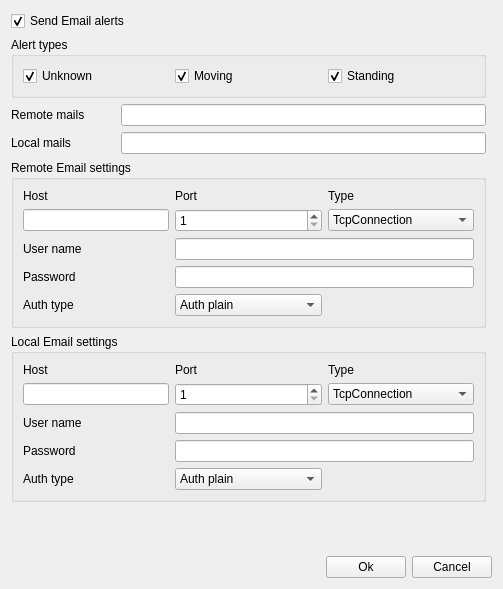
<?xml version="1.0" encoding="UTF-8"?>
<ui version="4.0">
 <class>EmailSettings</class>
 <widget class="QWidget" name="EmailSettings">
  <property name="geometry">
   <rect>
    <x>0</x>
    <y>0</y>
    <width>503</width>
    <height>589</height>
   </rect>
  </property>
  <property name="windowTitle">
   <string>Form</string>
  </property>
  <layout class="QGridLayout" name="gridLayout_3">
   <item row="2" column="0">
    <widget class="QLabel" name="label">
     <property name="text">
      <string>Remote mails</string>
     </property>
    </widget>
   </item>
   <item row="3" column="0">
    <widget class="QLabel" name="label_2">
     <property name="text">
      <string>Local mails</string>
     </property>
    </widget>
   </item>
   <item row="2" column="6">
    <widget class="QLineEdit" name="leRemoteMails"/>
   </item>
   <item row="3" column="6">
    <widget class="QLineEdit" name="leLocalMails"/>
   </item>
   <item row="0" column="0" colspan="7">
    <widget class="QCheckBox" name="cbEnable">
     <property name="text">
      <string>Send Email alerts</string>
     </property>
     <property name="checked">
      <bool>true</bool>
     </property>
    </widget>
   </item>
   <item row="6" column="0" colspan="7">
    <spacer name="verticalSpacer">
     <property name="orientation">
      <enum>Qt::Vertical</enum>
     </property>
     <property name="sizeHint" stdset="0">
      <size>
       <width>20</width>
       <height>40</height>
      </size>
     </property>
    </spacer>
   </item>
   <item row="4" column="0" colspan="7">
    <widget class="QGroupBox" name="groupBox_2">
     <property name="title">
      <string>Remote Email settings</string>
     </property>
     <layout class="QGridLayout" name="gridLayout">
      <item row="3" column="0">
       <widget class="QLabel" name="label_7">
        <property name="text">
         <string>Password</string>
        </property>
       </widget>
      </item>
      <item row="1" column="0">
       <widget class="QLineEdit" name="leRemoteHost">
        <property name="sizePolicy">
         <sizepolicy hsizetype="Preferred" vsizetype="Fixed">
          <horstretch>0</horstretch>
          <verstretch>0</verstretch>
         </sizepolicy>
        </property>
       </widget>
      </item>
      <item row="2" column="0">
       <widget class="QLabel" name="label_6">
        <property name="text">
         <string>User name</string>
        </property>
       </widget>
      </item>
      <item row="0" column="2">
       <widget class="QLabel" name="label_5">
        <property name="text">
         <string>Type</string>
        </property>
       </widget>
      </item>
      <item row="1" column="2">
       <widget class="QComboBox" name="cbRemoteType">
        <item>
         <property name="text">
          <string>TcpConnection</string>
         </property>
        </item>
        <item>
         <property name="text">
          <string>SslConnection</string>
         </property>
        </item>
        <item>
         <property name="text">
          <string>TlsConnection</string>
         </property>
        </item>
       </widget>
      </item>
      <item row="0" column="1">
       <widget class="QLabel" name="label_4">
        <property name="text">
         <string>Port</string>
        </property>
       </widget>
      </item>
      <item row="1" column="1">
       <widget class="QSpinBox" name="sbRemotePort">
        <property name="minimum">
         <number>1</number>
        </property>
        <property name="maximum">
         <number>65535</number>
        </property>
       </widget>
      </item>
      <item row="0" column="0">
       <widget class="QLabel" name="label_3">
        <property name="text">
         <string>Host</string>
        </property>
       </widget>
      </item>
      <item row="5" column="0">
       <widget class="QLabel" name="label_8">
        <property name="text">
         <string>Auth type</string>
        </property>
       </widget>
      </item>
      <item row="5" column="1">
       <widget class="QComboBox" name="leRemoteAuthPlain">
        <item>
         <property name="text">
          <string>Auth plain</string>
         </property>
        </item>
        <item>
         <property name="text">
          <string>Auth login</string>
         </property>
        </item>
       </widget>
      </item>
      <item row="2" column="1" colspan="2">
       <widget class="QLineEdit" name="leRemoteUser">
        <property name="inputMask">
         <string/>
        </property>
       </widget>
      </item>
      <item row="3" column="1" colspan="2">
       <widget class="QLineEdit" name="leRemotePassword">
        <property name="echoMode">
         <enum>QLineEdit::PasswordEchoOnEdit</enum>
        </property>
       </widget>
      </item>
     </layout>
    </widget>
   </item>
   <item row="5" column="0" colspan="7">
    <widget class="QGroupBox" name="groupBox_3">
     <property name="title">
      <string>Local Email settings</string>
     </property>
     <layout class="QGridLayout" name="gridLayout_2">
      <item row="3" column="0">
       <widget class="QLabel" name="label_9">
        <property name="text">
         <string>Password</string>
        </property>
       </widget>
      </item>
      <item row="1" column="0">
       <widget class="QLineEdit" name="leRemoteHost_2">
        <property name="sizePolicy">
         <sizepolicy hsizetype="Preferred" vsizetype="Fixed">
          <horstretch>0</horstretch>
          <verstretch>0</verstretch>
         </sizepolicy>
        </property>
       </widget>
      </item>
      <item row="2" column="0">
       <widget class="QLabel" name="label_10">
        <property name="text">
         <string>User name</string>
        </property>
       </widget>
      </item>
      <item row="0" column="2">
       <widget class="QLabel" name="label_11">
        <property name="text">
         <string>Type</string>
        </property>
       </widget>
      </item>
      <item row="1" column="2">
       <widget class="QComboBox" name="cbRemoteType_2">
        <item>
         <property name="text">
          <string>TcpConnection</string>
         </property>
        </item>
        <item>
         <property name="text">
          <string>SslConnection</string>
         </property>
        </item>
        <item>
         <property name="text">
          <string>TlsConnection</string>
         </property>
        </item>
       </widget>
      </item>
      <item row="0" column="1">
       <widget class="QLabel" name="label_12">
        <property name="text">
         <string>Port</string>
        </property>
       </widget>
      </item>
      <item row="1" column="1">
       <widget class="QSpinBox" name="sbRemotePort_2">
        <property name="minimum">
         <number>1</number>
        </property>
        <property name="maximum">
         <number>65535</number>
        </property>
       </widget>
      </item>
      <item row="0" column="0">
       <widget class="QLabel" name="label_13">
        <property name="text">
         <string>Host</string>
        </property>
       </widget>
      </item>
      <item row="5" column="0">
       <widget class="QLabel" name="label_14">
        <property name="text">
         <string>Auth type</string>
        </property>
       </widget>
      </item>
      <item row="5" column="1">
       <widget class="QComboBox" name="leRemoteAuthPlain_2">
        <item>
         <property name="text">
          <string>Auth plain</string>
         </property>
        </item>
        <item>
         <property name="text">
          <string>Auth login</string>
         </property>
        </item>
       </widget>
      </item>
      <item row="2" column="1" colspan="2">
       <widget class="QLineEdit" name="leRemoteUser_2"/>
      </item>
      <item row="3" column="1" colspan="2">
       <widget class="QLineEdit" name="leRemotePassword_2">
        <property name="echoMode">
         <enum>QLineEdit::PasswordEchoOnEdit</enum>
        </property>
       </widget>
      </item>
     </layout>
    </widget>
   </item>
   <item row="1" column="0" colspan="7">
    <widget class="QGroupBox" name="groupBox">
     <property name="title">
      <string>Alert types</string>
     </property>
     <layout class="QHBoxLayout" name="horizontalLayout">
      <item>
       <widget class="QCheckBox" name="cbUnknown">
        <property name="text">
         <string>Unknown</string>
        </property>
        <property name="checked">
         <bool>true</bool>
        </property>
       </widget>
      </item>
      <item>
       <widget class="QCheckBox" name="cbMoving">
        <property name="text">
         <string>Moving</string>
        </property>
        <property name="checked">
         <bool>true</bool>
        </property>
       </widget>
      </item>
      <item>
       <widget class="QCheckBox" name="cbStanding">
        <property name="text">
         <string>Standing</string>
        </property>
        <property name="checked">
         <bool>true</bool>
        </property>
       </widget>
      </item>
     </layout>
    </widget>
   </item>
   <item row="7" column="6" colspan="2">
    <layout class="QHBoxLayout" name="horizontalLayout_2">
     <item>
      <spacer name="horizontalSpacer_2">
       <property name="orientation">
        <enum>Qt::Horizontal</enum>
       </property>
       <property name="sizeHint" stdset="0">
        <size>
         <width>40</width>
         <height>20</height>
        </size>
       </property>
      </spacer>
     </item>
     <item>
      <widget class="QPushButton" name="pbOk">
       <property name="sizePolicy">
        <sizepolicy hsizetype="Maximum" vsizetype="Fixed">
         <horstretch>0</horstretch>
         <verstretch>0</verstretch>
        </sizepolicy>
       </property>
       <property name="text">
        <string>Ok</string>
       </property>
      </widget>
     </item>
     <item>
      <widget class="QPushButton" name="pbCancel">
       <property name="sizePolicy">
        <sizepolicy hsizetype="Maximum" vsizetype="Fixed">
         <horstretch>0</horstretch>
         <verstretch>0</verstretch>
        </sizepolicy>
       </property>
       <property name="text">
        <string>Cancel</string>
       </property>
      </widget>
     </item>
    </layout>
   </item>
   <item row="7" column="0" colspan="5">
    <spacer name="horizontalSpacer">
     <property name="orientation">
      <enum>Qt::Horizontal</enum>
     </property>
     <property name="sizeHint" stdset="0">
      <size>
       <width>40</width>
       <height>20</height>
      </size>
     </property>
    </spacer>
   </item>
  </layout>
 </widget>
 <resources/>
 <connections/>
</ui>
